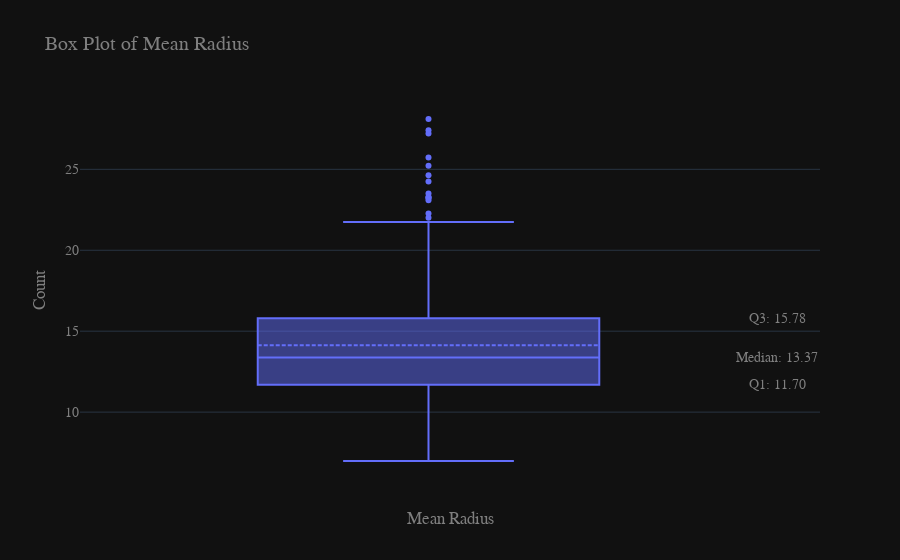

Source (notebook cell):
### Markdown cell above
### **Box Plot of Mean Radius**

### Code cell
# Calculate the quantiles
q1 = np.percentile(df['mean radius'], 25)
q3 = np.percentile(df['mean radius'], 75)
median = np.median(df['mean radius'])

fig = px.box(df, y="mean radius", title='Box Plot of Mean Radius', template='plotly_dark')

# Customize the box plot
fig.update_traces(marker_color='#636EFA', line_color='#636EFA', boxmean=True)
fig.update_layout(
    xaxis_title='Mean Radius',
    yaxis_title='Count',
    font=dict(
        family="Courier New, monospace",
        size=14,
        color="#7f7f7f"
    ),
    # Add annotations for the quantiles
    annotations=[
        dict(x=0.5, y=q1, xref='x', yref='y', text=f'Q1: {q1:.2f}', showarrow=False),
        dict(x=0.5, y=median, xref='x', yref='y', text=f'Median: {median:.2f}', showarrow=False),
        dict(x=0.5, y=q3, xref='x', yref='y', text=f'Q3: {q3:.2f}', showarrow=False)
    ]
)

fig.show()

### Figure 1 — Plotly figure (JSON) as saved in the notebook; plotly's stock layout.template omitted (floating-point values rounded to 4 significant figures; data arrays with more than 128 entries replaced by an {"elided": "..."} marker saying what was removed)
{"data": [{"alignmentgroup": "True", "boxmean": true, "hovertemplate": "mean radius=%{y}<extra></extra>", "legendgroup": "", "line": {"color": "#636EFA"}, "marker": {"color": "#636EFA"}, "name": "", "notched": false, "offsetgroup": "", "orientation": "v", "showlegend": false, "type": "box", "x0": " ", "xaxis": "x", "y": {"elided": "569 float values"}, "y0": " ", "yaxis": "y"}], "layout": {"annotations": [{"showarrow": false, "text": "Q1: 11.70", "x": 0.5, "xref": "x", "y": 11.7, "yref": "y"}, {"showarrow": false, "text": "Median: 13.37", "x": 0.5, "xref": "x", "y": 13.37, "yref": "y"}, {"showarrow": false, "text": "Q3: 15.78", "x": 0.5, "xref": "x", "y": 15.78, "yref": "y"}], "boxmode": "group", "font": {"color": "#7f7f7f", "family": "Courier New, monospace", "size": 14}, "legend": {"tracegroupgap": 0}, "title": {"text": "Box Plot of Mean Radius"}, "xaxis": {"anchor": "y", "domain": [0, 1], "title": {"text": "Mean Radius"}}, "yaxis": {"anchor": "x", "domain": [0, 1], "title": {"text": "Count"}}}}
